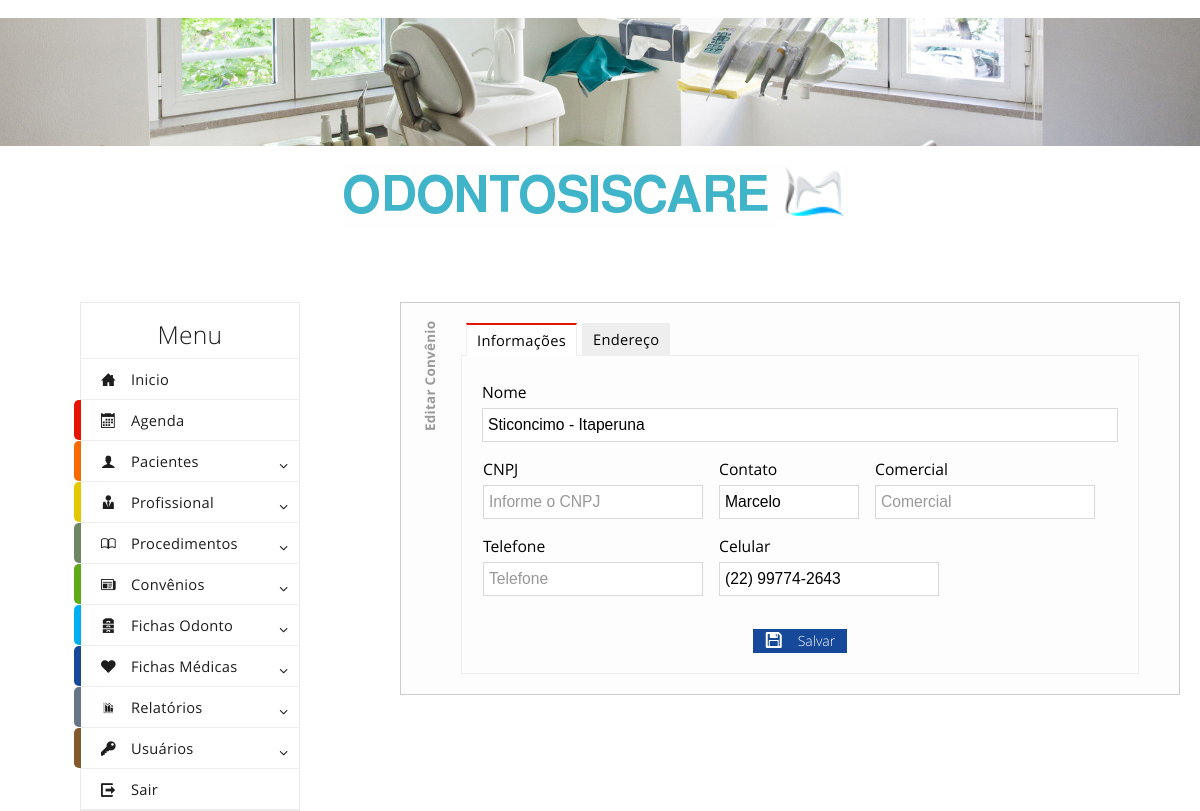
The app's page /editarconvenio.php?convenio=9 (signed in) with its own data.
### tables this page shows
CREATE TABLE `convenios` (
  `id` int(11) NOT NULL AUTO_INCREMENT,
  `nome` varchar(100) NOT NULL,
  `contato` varchar(50) NOT NULL,
  `telcom` varchar(20) NOT NULL,
  `cnpj` varchar(20) NOT NULL,
  `endereco` varchar(100) NOT NULL,
  `cep` varchar(15) NOT NULL,
  `bairro` varchar(50) NOT NULL,
  `telefone` varchar(20) NOT NULL,
  `celular` varchar(20) NOT NULL,
  `cidade` varchar(100) NOT NULL,
  `estado` varchar(50) NOT NULL,
  PRIMARY KEY (`id`)
);

### editarconvenio.php (the view, shortened to what this page needs)
<? include ("header.php"); ?>
<?
if (isset($_GET["convenio"])){
    $convenio = utf8_decode($_GET["convenio"]);
}else {if (isset($_POST["convenio"])){
    $convenio = utf8_decode($_POST["convenio"]);
}};
$sql = "SELECT nome, contato, telcom, cnpj, endereco, cep, bairro, telefone, celular, cidade, estado, id FROM convenios WHERE id = '$convenio'";
$resultado = mysql_query($sql);
$result = mysql_fetch_array($resultado);
?>
<body class="metro">
    <br>
    <img src="imagens/photo1.jpg" />
    <center><img src="imagens/principal1.png" /></center>
    <br><br>
    <div class="grid">
        <div class="row">
            <? include ("menu.php"); ?>
            <div class="span1"></div>
            <div class="span10">
                <form method="POST" onsubmit="return valida(this);" action="editarconveniobd.php" name="editarconvenio" id="editarconvenio">
                <div class="editconvenio">
                <div class="tab-control" data-role="tab-control">
                    <ul class="tabs">
                        <li class="active"><a href="#_page_1">Informações</a></li>
                        <li><a href="#_page_2">Endereço</a></li>
                    </ul>
                    <div class="frames">
                        <div class="frame" id="_page_1">
                            <label>Nome</label>
                            <div class="input-control text" id="divnome" data-role="input-control">
                                <input type="text" id="nome" name="nome" value="<?echo utf8_encode($result[0])?>" placeholder="Nome do Convênio">
                            </div>
                            <table><tr>
                            <td bgcolor="#FDFDFD">
                                <label>CNPJ</label>
                                <div class="input-control text size3" id="divcnpj" data-role="input-control">
                                    <input type="text" id="cnpj" name="cnpj" maxlength="14" value="<?echo utf8_encode($result[3])?>" placeholder="Informe o CNPJ">
                                </div>
                            </td><td bgcolor="#FDFDFD"></td><td bgcolor="#FDFDFD"></td><td bgcolor="#FDFDFD"></td><td bgcolor="#FDFDFD"></td><td bgcolor="#FDFDFD"></td><td bgcolor="#FDFDFD"></td><td bgcolor="#FDFDFD"></td>
                            <td bgcolor="#FDFDFD">
                                <label>Contato</label>
                                <div class="input-control text size2" data-role="input-control">
                                    <input type="text" id="contato" name="contato" value="<?echo utf8_encode($result[1])?>" placeholder="Contato">
                                </div></td><td bgcolor="#FDFDFD"></td><td bgcolor="#FDFDFD"></td><td bgcolor="#FDFDFD"></td><td bgcolor="#FDFDFD"></td><td bgcolor="#FDFDFD"></td><td bgcolor="#FDFDFD"></td><td bgcolor="#FDFDFD"></td>
                                <td bgcolor="#FDFDFD">
                                <label>Comercial</label>
                                <div class="input-control text size3" data-role="input-control">
                                    <input type="text" id="telcom" name="telcom" value="<?echo utf8_encode($result[2])?>" placeholder="Comercial">
                                </div></td>
                            </tr></table>
                            <table><tr>
                                <td bgcolor="#FDFDFD">
                                    <label>Telefone</label>
                                    <div class="input-control text size3" data-role="input-control">
                                        <input type="text" id="tel" name="tel" value="<?echo utf8_encode($result[7])?>" placeholder="Telefone">
                                    </div>
                                </td><td bgcolor="#FDFDFD"></td><td bgcolor="#FDFDFD"></td><td bgcolor="#FDFDFD"></td><td bgcolor="#FDFDFD"></td><td bgcolor="#FDFDFD"></td><td bgcolor="#FDFDFD"></td><td bgcolor="#FDFDFD"></td>
                                <td bgcolor="#FDFDFD">
                                    <label>Celular</label>
                                    <div class="input-control text size3" data-role="input-control">
                                        <input type="text" id="cel" name="cel" value="<?echo utf8_encode($result[8])?>" placeholder="Celular">
                                    </div>
                                </td>
                            </tr></table><br />
                            <center>
                                <button type="submit" class="image-button primary image-left">
                                    Salvar
                                    <i class="icon-floppy on-left" style="top: -3px; left: 7px">
                                    </i>
                                </button>
                            </center>
                        </div>
                    </div>
                </div>
                </div>
                </form>
            </div>
            <br>
        </div>
    </div>
</body>
<? include ("footer.php"); ?>

### records on screen
convenios: nome "Sticoncimo - Itaperuna", contato "Marcelo", cel "(22) 99774-2643"
